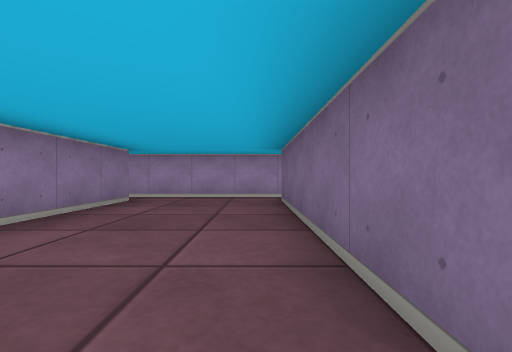
view 1 (above)

15 first-person views from a walk through a cub3D maze. The camera is about half as high as the walls, looks level and sees 85° across. The floor is counted in squares. Each view is taken from the middle of a square. On the plan, view 1 faces up. The plan holds only what a view shows up to about 9 squares ahead; the rest is blank.

view 2
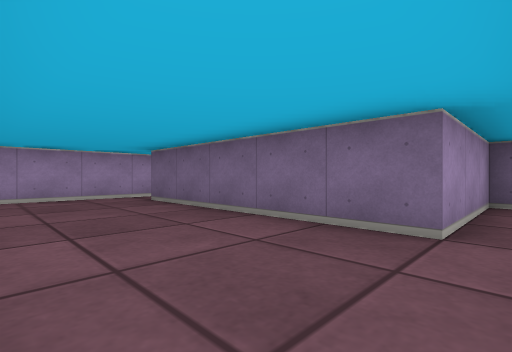

view 3
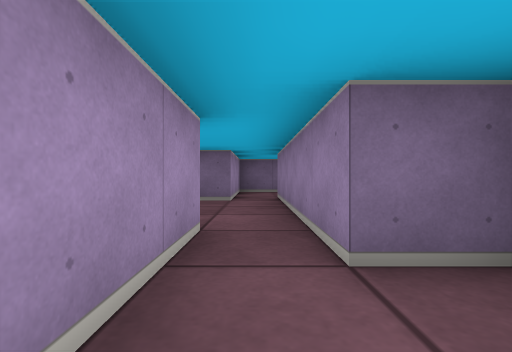

view 4
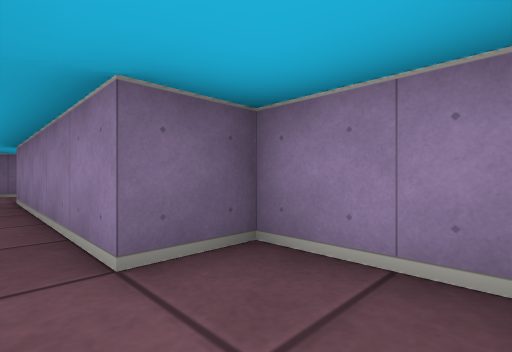

view 5
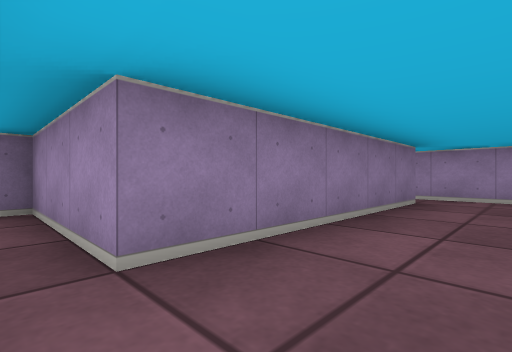

view 6
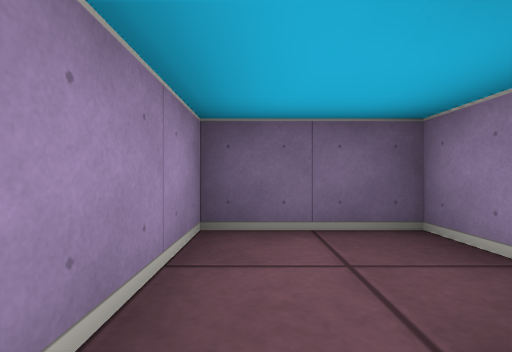

view 7
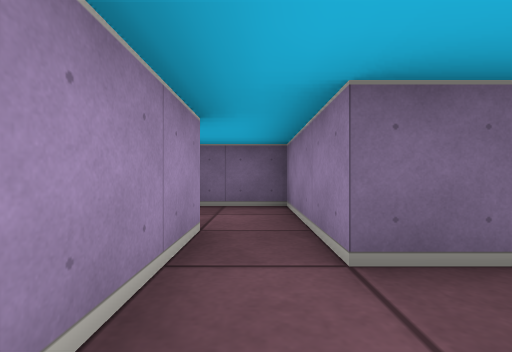

view 8
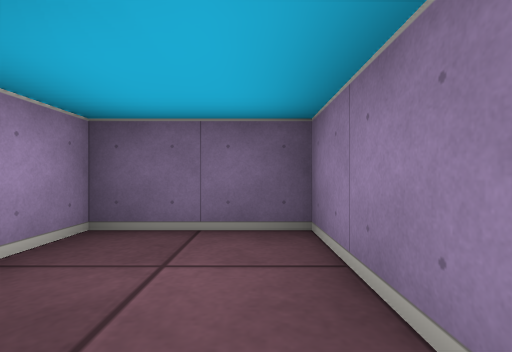

view 9
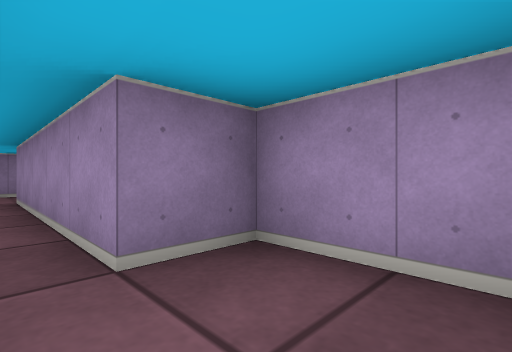

view 10
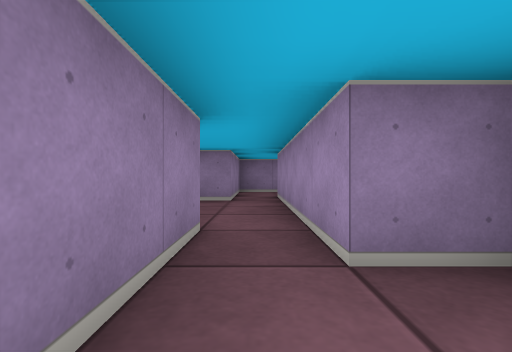

view 11
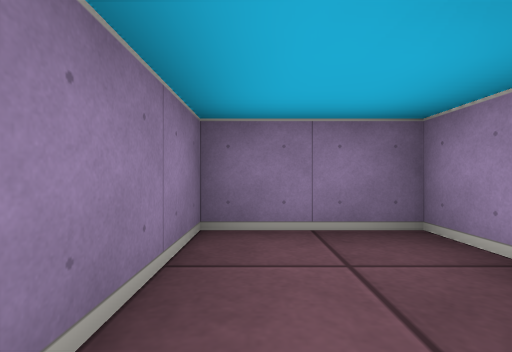

view 12
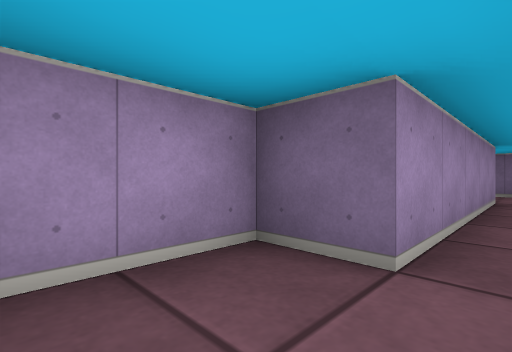

view 13
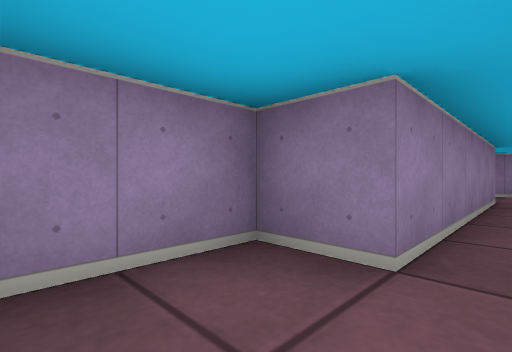

view 14
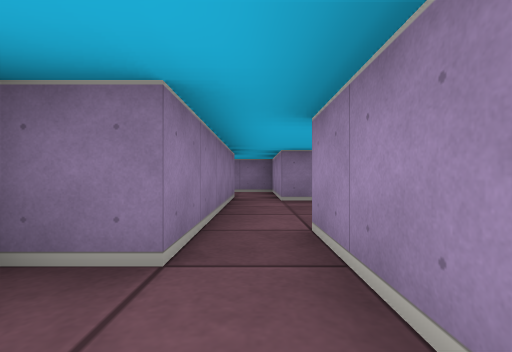

view 15
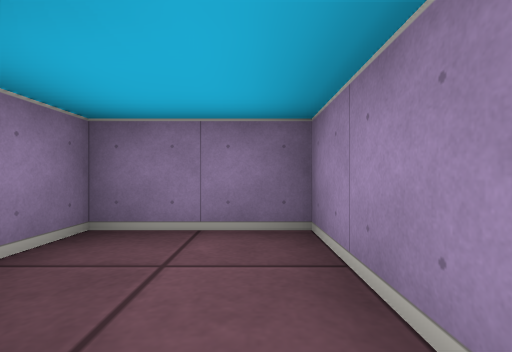

### Floor plan
Ten units are one square. View 1 is at (0, 0); x grows to the right and y downward. Boxes are objects, and circles mark ways between rooms. Rooms are numbered by the first view taken in them; rooms with no view inside come last. Other rooms are left out.
<svg viewBox="-60 -80 100 100">
<path fill="none" stroke="#000" d="M-25 -55 -25 -5M15 -5 5 -5 5 -55 15 -55M-25 5 15 5M15 -65 -25 -65M-25 -5 -55 -5 -55 15 -35 15 -35 5 -25 5M15 -55 35 -55 35 -75 15 -75 15 -65M-25 -65 -35 -65 -35 -75 -55 -75 -55 -55 -25 -55M15 5 15 15 35 15 35 -5 15 -5"/>
<circle cx="-20" cy="0" r="3" fill="#2a7"/>
<circle cx="20" cy="-60" r="3" fill="#2a7"/>
<circle cx="-30" cy="-60" r="3" fill="#2a7"/>
<circle cx="10" cy="0" r="3" fill="#2a7"/>
<text x="-10" y="-30">1</text>
<text x="-40" y="0">2</text>
<text x="20" y="-70">3</text>
<text x="-40" y="-60">4</text>
<text x="20" y="0">5</text>
</svg>
Room 1 opens to room 2. Room 1 opens to room 3. Room 1 opens to room 4. Room 1 opens to room 5.

Where each view was taken, in squares from view 1:
view 1: 0 up, 0 right, facing up
view 2: 0 up, 2 left, facing up-right
view 3: 0 up, 5 left, facing right
view 4: 0 up, 5 left, facing down-right
view 5: 0 up, 1 left, facing up-left
view 6: 0 up, 1 right, facing right
view 7: 6 up, 1 left, facing right
view 8: 6 up, 1 right, facing right
view 9: 6 up, 3 right, facing up-left
view 10: 6 up, 3 right, facing left
view 11: 6 up, 3 left, facing left
view 12: 6 up, 5 left, facing up-right
view 13: 0 up, 3 right, facing down-left
view 14: 0 up, 3 right, facing left
view 15: 0 up, 3 left, facing left
